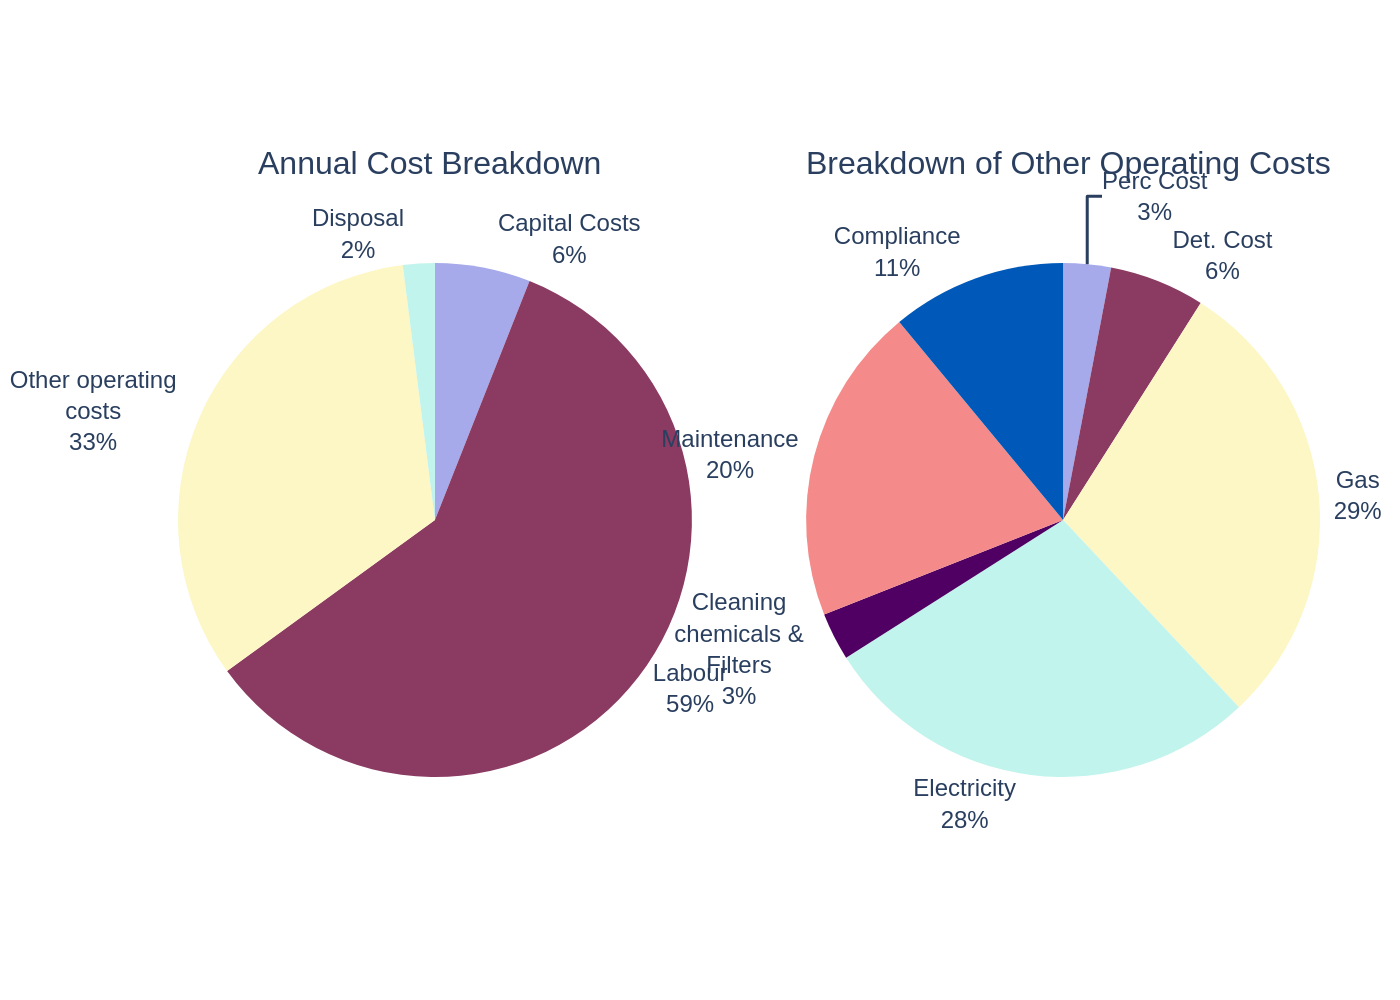

The Python source for this figure:
import sys
import json
import os
import plotly.graph_objects as go
from plotly.subplots import make_subplots

if len(sys.argv) != 2:
    print("Usage: python create_chart.py <path_to_json_file>")
    sys.exit(1)

json_path = sys.argv[1]

try:
    with open(json_path, 'r', encoding='utf-8') as f:
        config = json.load(f)
except FileNotFoundError:
    print(f"Error: JSON file not found at {json_path}")
    sys.exit(1)
except json.JSONDecodeError:
    print(f"Error: Could not decode JSON from {json_path}")
    sys.exit(1)

chart_data = config['chart_data']
texts = config['texts']
colors = config['colors']

fig = make_subplots(rows=1, cols=2, specs=[[{'type': 'pie'}, {'type': 'pie'}]])

# Add first pie chart
pie1_data = chart_data[0]
pie1_text = [f"{label}<br>{value}%" for label, value in zip(pie1_data['labels'], pie1_data['values'])]
fig.add_trace(
    go.Pie(
        labels=pie1_data['labels'],
        values=pie1_data['values'],
        text=pie1_text,
        marker_colors=colors[0]
    ),
    row=1, col=1
)

# Add second pie chart
pie2_data = chart_data[1]
pie2_text = [f"{label}<br>{value}%" for label, value in zip(pie2_data['labels'], pie2_data['values'])]
fig.add_trace(
    go.Pie(
        labels=pie2_data['labels'],
        values=pie2_data['values'],
        text=pie2_text,
        marker_colors=colors[1]
    ),
    row=1, col=2
)

fig.update_traces(
    hoverinfo='label+percent',
    textinfo='text',
    textposition='outside',
    sort=False,
    direction='clockwise',
    insidetextorientation='radial',
    textfont_size=12
)

fig.update_layout(
    annotations=[
        dict(
            text=texts['title_left'],
            x=0.22, y=1.0, font_size=16,
            xref="paper", yref="paper",
            xanchor='center', yanchor='bottom',
            showarrow=False
        ),
        dict(
            text=texts['title_right'],
            x=0.78, y=1.0, font_size=16,
            xref="paper", yref="paper",
            xanchor='center', yanchor='bottom',
            showarrow=False
        )
    ],
    showlegend=False,
    font=dict(family="Arial"),
    margin=dict(l=40, r=40, t=80, b=40),
    paper_bgcolor='white'
)

base_filename = os.path.splitext(os.path.basename(json_path))[0]
output_filename = f"{base_filename}.png"

fig.write_image(output_filename, scale=2)

print(f"Chart saved to {output_filename}")
